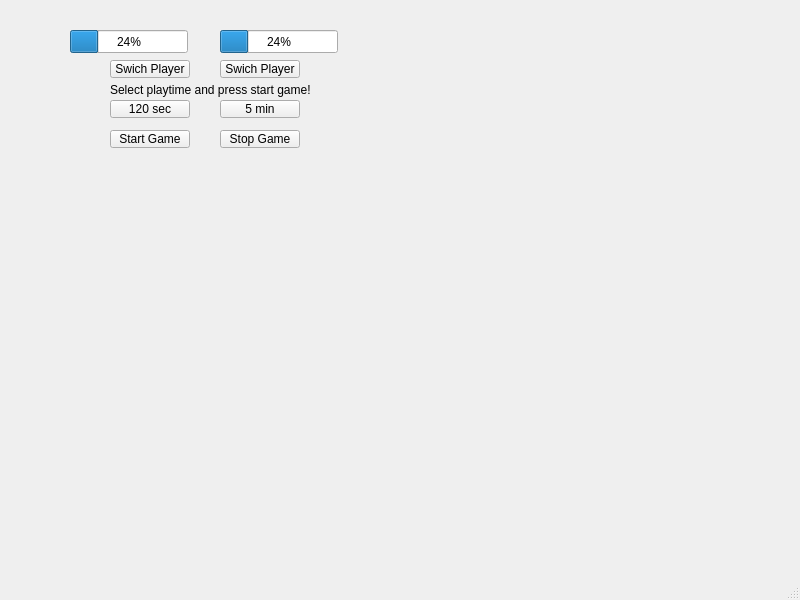
<?xml version="1.0" encoding="UTF-8"?>
<ui version="4.0">
 <class>MainWindow</class>
 <widget class="QMainWindow" name="MainWindow">
  <property name="geometry">
   <rect>
    <x>0</x>
    <y>0</y>
    <width>800</width>
    <height>600</height>
   </rect>
  </property>
  <property name="windowTitle">
   <string>MainWindow</string>
  </property>
  <widget class="QWidget" name="centralwidget">
   <widget class="QPushButton" name="P1">
    <property name="geometry">
     <rect>
      <x>110</x>
      <y>60</y>
      <width>80</width>
      <height>18</height>
     </rect>
    </property>
    <property name="text">
     <string>Swich Player</string>
    </property>
   </widget>
   <widget class="QPushButton" name="P2">
    <property name="geometry">
     <rect>
      <x>220</x>
      <y>60</y>
      <width>80</width>
      <height>18</height>
     </rect>
    </property>
    <property name="text">
     <string>Swich Player</string>
    </property>
   </widget>
   <widget class="QPushButton" name="Aika1">
    <property name="geometry">
     <rect>
      <x>110</x>
      <y>100</y>
      <width>80</width>
      <height>18</height>
     </rect>
    </property>
    <property name="text">
     <string>120 sec</string>
    </property>
   </widget>
   <widget class="QPushButton" name="Aika2">
    <property name="geometry">
     <rect>
      <x>220</x>
      <y>100</y>
      <width>80</width>
      <height>18</height>
     </rect>
    </property>
    <property name="text">
     <string>5 min</string>
    </property>
   </widget>
   <widget class="QPushButton" name="Start">
    <property name="geometry">
     <rect>
      <x>110</x>
      <y>130</y>
      <width>80</width>
      <height>18</height>
     </rect>
    </property>
    <property name="text">
     <string>Start Game</string>
    </property>
   </widget>
   <widget class="QPushButton" name="Stop">
    <property name="geometry">
     <rect>
      <x>220</x>
      <y>130</y>
      <width>80</width>
      <height>18</height>
     </rect>
    </property>
    <property name="text">
     <string>Stop Game</string>
    </property>
   </widget>
   <widget class="QLabel" name="label">
    <property name="geometry">
     <rect>
      <x>110</x>
      <y>80</y>
      <width>231</width>
      <height>20</height>
     </rect>
    </property>
    <property name="text">
     <string>Select playtime and press start game!</string>
    </property>
   </widget>
   <widget class="QProgressBar" name="progressBar">
    <property name="geometry">
     <rect>
      <x>70</x>
      <y>30</y>
      <width>118</width>
      <height>23</height>
     </rect>
    </property>
    <property name="value">
     <number>24</number>
    </property>
   </widget>
   <widget class="QProgressBar" name="progressBar_2">
    <property name="geometry">
     <rect>
      <x>220</x>
      <y>30</y>
      <width>118</width>
      <height>23</height>
     </rect>
    </property>
    <property name="value">
     <number>24</number>
    </property>
   </widget>
  </widget>
  <widget class="QMenuBar" name="menubar">
   <property name="geometry">
    <rect>
     <x>0</x>
     <y>0</y>
     <width>800</width>
     <height>17</height>
    </rect>
   </property>
  </widget>
  <widget class="QStatusBar" name="statusbar"/>
 </widget>
 <resources/>
 <connections/>
</ui>
